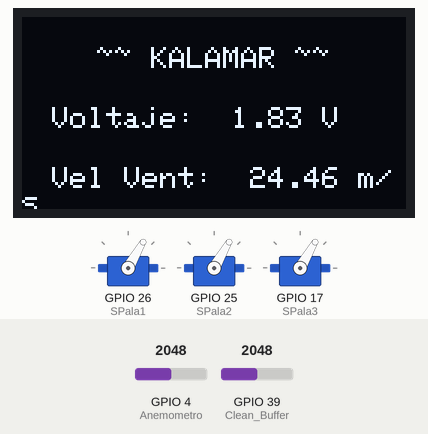
Bench run of a sketch on a simulated ESP32. On the bench: 3 × servo, 128×64 one-colour display. The test bench sets the inputs (shaded band); at power-on: GPIO 4 (Anemometro) = 2048, GPIO 39 (Clean_Buffer) = 2048. What the sketch prints to the serial monitor is not drawn.

Above: at 4.1 s.
4.2 s: GPIO 4 (Anemometro) set to 2196
At 4.46 s:
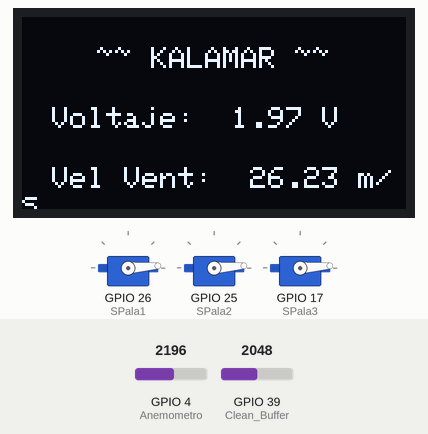
6.1 s: GPIO 4 (Anemometro) set to 2047
At 7.58 s:
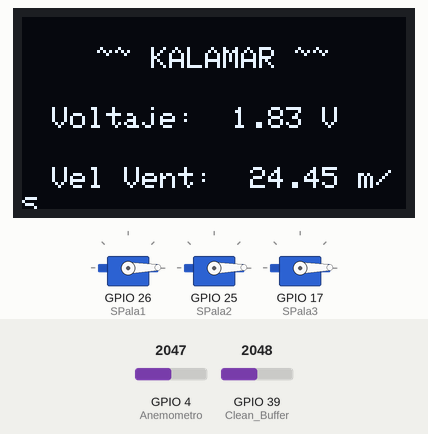
8.2 s: GPIO 4 (Anemometro) set to 1228
At 14.3 s:
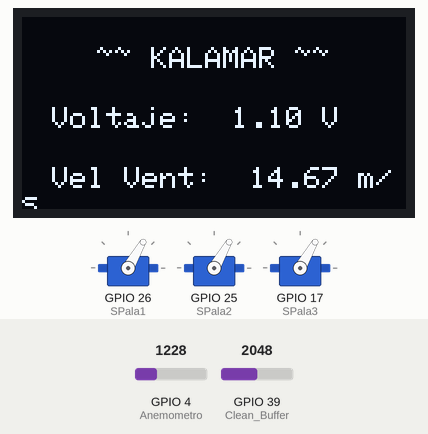
Timing chart, 0 to 15.8 s (numbered marks = the images above; inputs shaded):
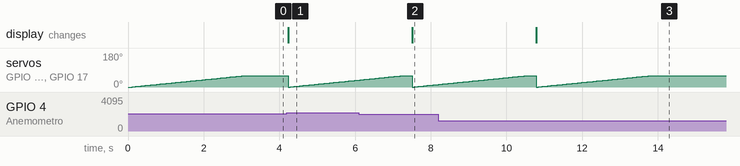

The sketch:

Anenometre.ino
```cpp
// https://bpb-ap-se2.wpmucdn.com/blogs.auckland.ac.nz/dist/9/698/files/2021/08/2_Pinout_D1_R32.png

// PALAS PINES [ 26 / 25 / 17 ] DIGITAL
// ANEMOMETRO PIN [ 4 ] ANALOGICO
// CLEAN BUFFER PIN [ 39 ] ANALOGICO

// #include <Servo.h>
#include <ESP32Servo.h>
#define __DEBUG__
#include <SPI.h>
#include <Wire.h>
#include <Adafruit_GFX.h>
#include <Adafruit_SSD1306.h>

// DECLARACIONES PARA LA PANTALLA OLED
#define ANCHO_PANTALLA 128
#define ALTO_PANTALLA 64
Adafruit_SSD1306 display(ANCHO_PANTALLA, ALTO_PANTALLA, &Wire, -1);
// DECLARACIONES PARA LA PANTALLA OLED

int Clean_Buffer = 39;  // CLEAN BOOFER VALOR "GROUND" = 0

// ANEMOMETRO
int Anemometro = 4;                 // PIN DEL ANEMOMETRO " ANALOGICO "
const float margenError = 0.9;      // Margen de ±0.9 m/s
float velocidadVientoAnterior = 0;  // Almacenar la última velocidad del viento que causó un cambio en las palas
// ANEMOMETRO

// OBJETOS SERVO
Servo SPala1;
Servo SPala2;
Servo SPala3;
// OBJETOS SERVO

void setup() {

// INICIAMOS PANTALLA OLED
#ifdef __DEBUG__
  Serial.begin(9600);

  // SERVOMOTORES / PALAS
  SPala1.attach(26);
  SPala2.attach(25);
  SPala3.attach(17);

  SPala1.write(0);
  SPala2.write(0);
  SPala3.write(0);
  // SERVOMOTORES / PALAS

  Serial.println("~ INICIANDO PANTALLA OLED ~");
#endif

  // INICIAMOS PANTALLA OLED EN LA DIRECCIÓN 0x3C
  if (!display.begin(SSD1306_SWITCHCAPVCC, 0x3C)) {
#ifdef __DEBUG__
    Serial.println("NO SE A ENCONTRADO PANTALLA OLED");
#endif
    while (true)
      ;
  }
  // INICIAMOS PANTALLA OLED
}

void loop() {

  // OLED CONSTANTS
  display.clearDisplay();               // BORRAMOS CONTENIDO DE LA PANTALLA OLED
  display.setTextSize(1);               // DEFINIMOS TAMAÑO DEL TEXTO QUE SE VA A MOSTRAR EL 1 ES EL TAMAÑO MINIMO
  display.setTextColor(SSD1306_WHITE);  // COLOR DEL TEXTO
  // OLED CONSTANTS

  // ANEMOMETRO
  analogRead(Clean_Buffer);  // PONEMOS EL BUFFER A VALOR DE 0
  // TENSION
  int valorAnalogico = analogRead(Anemometro);      // LEE EL VALOR ANALOGICO ( 0 - 4095 )
  float voltaje = (valorAnalogico * 0.43) / 480.0;  // CONVIERTE A VOLTAJE MEDIANTE ESTA FORMULA REFERENTE !! IMPORTANT !!

  Serial.print("Voltaje: ");  // IMPRIMIMOS TEXTO
  Serial.println(voltaje);    // IMPRIMIMOS TEXTO
  // TENSIÓN

  // VELOCIDAD VIENTO
  float velocidadViento = (voltaje / 0.3) * 4.0;  // SI 850 "TENSION" ES IGUAL A 5M/SEG ENTONCES... !! IMPORTANT !!

  Serial.print("Velocidad del viento: ");  // IMPRIMIMOS TEXTO
  Serial.print(velocidadViento);           // IMPRIMIMOS TEXTO
  Serial.println(" m/s");                  // IMPRIMIMOS TEXTO7

  // OLED LOOP
  display.setCursor(25, 10);       // MOVEMOS EL CURSOR EN LA POSICION ( 25, 10 ) DE LA PANTALLA OLED | COLUMNA, FILA
  display.print("~~ KALAMAR ~~");  // IMPRIMIMOS TEXTO

  display.setCursor(10, 30);    // MOVEMOS EL CURSOR EN LA POSICION ( 20, 30 ) DE LA PANTALLA OLED | COLUMNA, FILA
  display.print("Voltaje:  ");  // IMPRIMIMOS TEXTO
  display.print(voltaje);       // IMPRIMIMOS EL ACIMUT A LA QUE SE ENCUENTRA EL SERVO MOTOR EN ESTE MOMENTO
  display.print(" V");

  display.setCursor(10, 50);       // MOVEMOS EL CURSOR EN LA POSICION ( 20, 30 ) DE LA PANTALLA OLED | COLUMNA, FILA
  display.print("Vel Vent:  ");    // IMPRIMIMOS TEXTO
  display.print(velocidadViento);  // IMPRIMIMOS EL ACIMUT A LA QUE SE ENCUENTRA EL SERVO MOTOR EN ESTE MOMENTO
  display.print(" m/s");           // IMPRIMIMOS TEXTO

  display.display();  // ACTUALIZAMOS LA PANTALLA CON LOS DATOS ANTERIORES
  // OLED LOOP

  // ANEMOMETRO

  // PALAS
  if (abs(velocidadViento - velocidadVientoAnterior) > margenError)  // SI LA VELOCIDAD DEL VIENTO ACTUAL - LA VELOCIDAD DEL VIENTO ANTERIOR NO HAY UN MARGEN SUPERIOR A 0.4 QUE NO HAGA NADA
  {
    if (velocidadViento >= 3.1)  // SI LA VELOCIDAD ES IGUAL O SUPERIOR A 3.1 ENTRE EN ESTE CONDICIONAL
    {

      for (int angulo = 0; angulo <= 60; angulo++) {
        SPala1.write(angulo);
        SPala2.write(angulo);
        SPala3.write(angulo);
        delay(50);
      }
    } else if (velocidadViento <= 1.4)  // SI LA VELOCIDAD ES MENOR O IGUAL A 1.4 ENTRE EN ESTE CONDICIONAL
    {

      for (int angulo = 0; angulo <= 60; angulo++) {
        SPala1.write(angulo);
        SPala2.write(angulo);
        SPala3.write(angulo);
        delay(50);
      }
    } else if (velocidadViento > 1.5 && velocidadViento < 3.0)  // SI LA VELOCIDAD ES MAYOR A 1.5 & MENOR A 3.0 ENTRE EN ESTE CONDICIONAL
    {

      for (int angulo = 60; angulo >= 0; angulo--) {
        SPala1.write(angulo);
        SPala2.write(angulo);
        SPala3.write(angulo);
        delay(50);
      }
    }
    velocidadVientoAnterior = velocidadViento;  // DEFINIMOS LA VELOCIDAD ANTERIOR A LA VELOCIDAD DEL VIENTO ACTUAL
  }
  // PALAS
  delay(200);
}
```

Measured:
- the behaviour switches between 2123 and 2124 on GPIO 4 (Anemometro) (found by bisection; images 0 and 1)
- after the input at 4.2 s, the display: changes at once (image 1)
- after the input at 6.1 s, the display: changes after 1.4 s (image 2)
- after the input at 8.2 s, the display: changes after 2.6 s (image 3)
